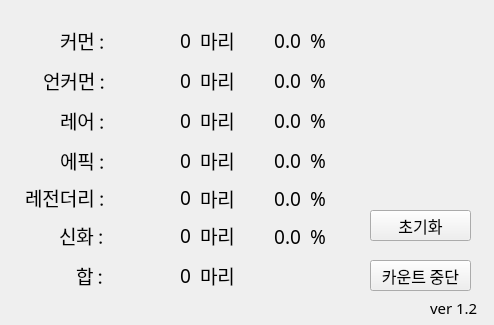
<?xml version="1.0" encoding="UTF-8"?>
<ui version="4.0">
 <class>Form</class>
 <widget class="QWidget" name="Form">
  <property name="geometry">
   <rect>
    <x>0</x>
    <y>0</y>
    <width>494</width>
    <height>325</height>
   </rect>
  </property>
  <property name="windowTitle">
   <string>ECMC 물고기카운터</string>
  </property>
  <widget class="QLabel" name="label">
   <property name="geometry">
    <rect>
     <x>60</x>
     <y>25</y>
     <width>51</width>
     <height>31</height>
    </rect>
   </property>
   <property name="font">
    <font>
     <family>나눔스퀘어</family>
     <pointsize>14</pointsize>
    </font>
   </property>
   <property name="text">
    <string>커먼 :</string>
   </property>
  </widget>
  <widget class="QLabel" name="label_2">
   <property name="geometry">
    <rect>
     <x>43</x>
     <y>65</y>
     <width>61</width>
     <height>31</height>
    </rect>
   </property>
   <property name="font">
    <font>
     <family>나눔스퀘어</family>
     <pointsize>14</pointsize>
    </font>
   </property>
   <property name="text">
    <string>언커먼 :</string>
   </property>
  </widget>
  <widget class="QLabel" name="label_3">
   <property name="geometry">
    <rect>
     <x>60</x>
     <y>105</y>
     <width>51</width>
     <height>31</height>
    </rect>
   </property>
   <property name="font">
    <font>
     <family>나눔스퀘어</family>
     <pointsize>14</pointsize>
    </font>
   </property>
   <property name="text">
    <string>레어 :</string>
   </property>
  </widget>
  <widget class="QLabel" name="label_4">
   <property name="geometry">
    <rect>
     <x>60</x>
     <y>145</y>
     <width>51</width>
     <height>31</height>
    </rect>
   </property>
   <property name="font">
    <font>
     <family>나눔스퀘어</family>
     <pointsize>14</pointsize>
    </font>
   </property>
   <property name="text">
    <string>에픽 :</string>
   </property>
  </widget>
  <widget class="QLabel" name="label_5">
   <property name="geometry">
    <rect>
     <x>25</x>
     <y>185</y>
     <width>87</width>
     <height>25</height>
    </rect>
   </property>
   <property name="font">
    <font>
     <family>나눔스퀘어</family>
     <pointsize>14</pointsize>
    </font>
   </property>
   <property name="text">
    <string>레전더리 :</string>
   </property>
  </widget>
  <widget class="QLabel" name="label_6">
   <property name="geometry">
    <rect>
     <x>59</x>
     <y>220</y>
     <width>51</width>
     <height>31</height>
    </rect>
   </property>
   <property name="font">
    <font>
     <family>나눔스퀘어</family>
     <pointsize>14</pointsize>
    </font>
   </property>
   <property name="text">
    <string>신화 :</string>
   </property>
  </widget>
  <widget class="QLabel" name="label_7">
   <property name="geometry">
    <rect>
     <x>200</x>
     <y>25</y>
     <width>51</width>
     <height>31</height>
    </rect>
   </property>
   <property name="font">
    <font>
     <family>나눔스퀘어</family>
     <pointsize>14</pointsize>
    </font>
   </property>
   <property name="text">
    <string>마리</string>
   </property>
  </widget>
  <widget class="QLabel" name="label_8">
   <property name="geometry">
    <rect>
     <x>200</x>
     <y>65</y>
     <width>51</width>
     <height>31</height>
    </rect>
   </property>
   <property name="font">
    <font>
     <family>나눔스퀘어</family>
     <pointsize>14</pointsize>
    </font>
   </property>
   <property name="text">
    <string>마리</string>
   </property>
  </widget>
  <widget class="QLabel" name="label_9">
   <property name="geometry">
    <rect>
     <x>200</x>
     <y>105</y>
     <width>51</width>
     <height>31</height>
    </rect>
   </property>
   <property name="font">
    <font>
     <family>나눔스퀘어</family>
     <pointsize>14</pointsize>
    </font>
   </property>
   <property name="text">
    <string>마리</string>
   </property>
  </widget>
  <widget class="QLabel" name="label_10">
   <property name="geometry">
    <rect>
     <x>200</x>
     <y>145</y>
     <width>51</width>
     <height>31</height>
    </rect>
   </property>
   <property name="font">
    <font>
     <family>나눔스퀘어</family>
     <pointsize>14</pointsize>
    </font>
   </property>
   <property name="text">
    <string>마리</string>
   </property>
  </widget>
  <widget class="QLabel" name="label_11">
   <property name="geometry">
    <rect>
     <x>200</x>
     <y>183</y>
     <width>51</width>
     <height>31</height>
    </rect>
   </property>
   <property name="font">
    <font>
     <family>나눔스퀘어</family>
     <pointsize>14</pointsize>
    </font>
   </property>
   <property name="text">
    <string>마리</string>
   </property>
  </widget>
  <widget class="QLabel" name="label_12">
   <property name="geometry">
    <rect>
     <x>200</x>
     <y>220</y>
     <width>51</width>
     <height>31</height>
    </rect>
   </property>
   <property name="font">
    <font>
     <family>나눔스퀘어</family>
     <pointsize>14</pointsize>
    </font>
   </property>
   <property name="text">
    <string>마리</string>
   </property>
  </widget>
  <widget class="QLabel" name="label_13">
   <property name="geometry">
    <rect>
     <x>76</x>
     <y>260</y>
     <width>51</width>
     <height>31</height>
    </rect>
   </property>
   <property name="font">
    <font>
     <family>나눔스퀘어</family>
     <pointsize>14</pointsize>
    </font>
   </property>
   <property name="text">
    <string>합 :</string>
   </property>
  </widget>
  <widget class="QLabel" name="label_14">
   <property name="geometry">
    <rect>
     <x>200</x>
     <y>260</y>
     <width>51</width>
     <height>31</height>
    </rect>
   </property>
   <property name="font">
    <font>
     <family>나눔스퀘어</family>
     <pointsize>14</pointsize>
    </font>
   </property>
   <property name="text">
    <string>마리</string>
   </property>
  </widget>
  <widget class="QLabel" name="sum">
   <property name="geometry">
    <rect>
     <x>110</x>
     <y>260</y>
     <width>81</width>
     <height>31</height>
    </rect>
   </property>
   <property name="font">
    <font>
     <family>나눔스퀘어</family>
     <pointsize>14</pointsize>
    </font>
   </property>
   <property name="text">
    <string>0</string>
   </property>
   <property name="alignment">
    <set>Qt::AlignRight|Qt::AlignTrailing|Qt::AlignVCenter</set>
   </property>
  </widget>
  <widget class="QLabel" name="common">
   <property name="geometry">
    <rect>
     <x>110</x>
     <y>25</y>
     <width>81</width>
     <height>31</height>
    </rect>
   </property>
   <property name="font">
    <font>
     <family>나눔스퀘어</family>
     <pointsize>14</pointsize>
    </font>
   </property>
   <property name="text">
    <string>0</string>
   </property>
   <property name="alignment">
    <set>Qt::AlignRight|Qt::AlignTrailing|Qt::AlignVCenter</set>
   </property>
  </widget>
  <widget class="QLabel" name="myth">
   <property name="geometry">
    <rect>
     <x>110</x>
     <y>220</y>
     <width>81</width>
     <height>31</height>
    </rect>
   </property>
   <property name="font">
    <font>
     <family>나눔스퀘어</family>
     <pointsize>14</pointsize>
    </font>
   </property>
   <property name="text">
    <string>0</string>
   </property>
   <property name="alignment">
    <set>Qt::AlignRight|Qt::AlignTrailing|Qt::AlignVCenter</set>
   </property>
  </widget>
  <widget class="QLabel" name="uncommon">
   <property name="geometry">
    <rect>
     <x>110</x>
     <y>65</y>
     <width>81</width>
     <height>31</height>
    </rect>
   </property>
   <property name="font">
    <font>
     <family>나눔스퀘어</family>
     <pointsize>14</pointsize>
    </font>
   </property>
   <property name="text">
    <string>0</string>
   </property>
   <property name="alignment">
    <set>Qt::AlignRight|Qt::AlignTrailing|Qt::AlignVCenter</set>
   </property>
  </widget>
  <widget class="QLabel" name="rare">
   <property name="geometry">
    <rect>
     <x>110</x>
     <y>105</y>
     <width>81</width>
     <height>31</height>
    </rect>
   </property>
   <property name="font">
    <font>
     <family>나눔스퀘어</family>
     <pointsize>14</pointsize>
    </font>
   </property>
   <property name="text">
    <string>0</string>
   </property>
   <property name="alignment">
    <set>Qt::AlignRight|Qt::AlignTrailing|Qt::AlignVCenter</set>
   </property>
  </widget>
  <widget class="QLabel" name="epic">
   <property name="geometry">
    <rect>
     <x>110</x>
     <y>145</y>
     <width>81</width>
     <height>31</height>
    </rect>
   </property>
   <property name="font">
    <font>
     <family>나눔스퀘어</family>
     <pointsize>14</pointsize>
    </font>
   </property>
   <property name="text">
    <string>0</string>
   </property>
   <property name="alignment">
    <set>Qt::AlignRight|Qt::AlignTrailing|Qt::AlignVCenter</set>
   </property>
  </widget>
  <widget class="QLabel" name="legendary">
   <property name="geometry">
    <rect>
     <x>110</x>
     <y>182</y>
     <width>81</width>
     <height>31</height>
    </rect>
   </property>
   <property name="font">
    <font>
     <family>나눔스퀘어</family>
     <pointsize>14</pointsize>
    </font>
   </property>
   <property name="text">
    <string>0</string>
   </property>
   <property name="alignment">
    <set>Qt::AlignRight|Qt::AlignTrailing|Qt::AlignVCenter</set>
   </property>
  </widget>
  <widget class="QLabel" name="label_16">
   <property name="geometry">
    <rect>
     <x>310</x>
     <y>25</y>
     <width>51</width>
     <height>31</height>
    </rect>
   </property>
   <property name="font">
    <font>
     <family>나눔스퀘어</family>
     <pointsize>14</pointsize>
    </font>
   </property>
   <property name="text">
    <string>%</string>
   </property>
  </widget>
  <widget class="QLabel" name="label_17">
   <property name="geometry">
    <rect>
     <x>310</x>
     <y>221</y>
     <width>51</width>
     <height>31</height>
    </rect>
   </property>
   <property name="font">
    <font>
     <family>나눔스퀘어</family>
     <pointsize>14</pointsize>
    </font>
   </property>
   <property name="text">
    <string>%</string>
   </property>
  </widget>
  <widget class="QLabel" name="label_18">
   <property name="geometry">
    <rect>
     <x>310</x>
     <y>65</y>
     <width>51</width>
     <height>31</height>
    </rect>
   </property>
   <property name="font">
    <font>
     <family>나눔스퀘어</family>
     <pointsize>14</pointsize>
    </font>
   </property>
   <property name="text">
    <string>%</string>
   </property>
  </widget>
  <widget class="QLabel" name="label_19">
   <property name="geometry">
    <rect>
     <x>310</x>
     <y>105</y>
     <width>51</width>
     <height>31</height>
    </rect>
   </property>
   <property name="font">
    <font>
     <family>나눔스퀘어</family>
     <pointsize>14</pointsize>
    </font>
   </property>
   <property name="text">
    <string>%</string>
   </property>
  </widget>
  <widget class="QLabel" name="label_20">
   <property name="geometry">
    <rect>
     <x>310</x>
     <y>145</y>
     <width>51</width>
     <height>31</height>
    </rect>
   </property>
   <property name="font">
    <font>
     <family>나눔스퀘어</family>
     <pointsize>14</pointsize>
    </font>
   </property>
   <property name="text">
    <string>%</string>
   </property>
  </widget>
  <widget class="QLabel" name="label_21">
   <property name="geometry">
    <rect>
     <x>310</x>
     <y>183</y>
     <width>51</width>
     <height>31</height>
    </rect>
   </property>
   <property name="font">
    <font>
     <family>나눔스퀘어</family>
     <pointsize>14</pointsize>
    </font>
   </property>
   <property name="text">
    <string>%</string>
   </property>
  </widget>
  <widget class="QLabel" name="legendary_percent">
   <property name="geometry">
    <rect>
     <x>240</x>
     <y>183</y>
     <width>61</width>
     <height>31</height>
    </rect>
   </property>
   <property name="font">
    <font>
     <family>나눔스퀘어</family>
     <pointsize>14</pointsize>
    </font>
   </property>
   <property name="text">
    <string>0.0</string>
   </property>
   <property name="alignment">
    <set>Qt::AlignRight|Qt::AlignTrailing|Qt::AlignVCenter</set>
   </property>
  </widget>
  <widget class="QLabel" name="epic_percent">
   <property name="geometry">
    <rect>
     <x>240</x>
     <y>145</y>
     <width>61</width>
     <height>31</height>
    </rect>
   </property>
   <property name="font">
    <font>
     <family>나눔스퀘어</family>
     <pointsize>14</pointsize>
    </font>
   </property>
   <property name="text">
    <string>0.0</string>
   </property>
   <property name="alignment">
    <set>Qt::AlignRight|Qt::AlignTrailing|Qt::AlignVCenter</set>
   </property>
  </widget>
  <widget class="QLabel" name="common_percent">
   <property name="geometry">
    <rect>
     <x>240</x>
     <y>25</y>
     <width>61</width>
     <height>31</height>
    </rect>
   </property>
   <property name="font">
    <font>
     <family>나눔스퀘어</family>
     <pointsize>14</pointsize>
    </font>
   </property>
   <property name="text">
    <string>0.0</string>
   </property>
   <property name="alignment">
    <set>Qt::AlignRight|Qt::AlignTrailing|Qt::AlignVCenter</set>
   </property>
  </widget>
  <widget class="QLabel" name="rare_percent">
   <property name="geometry">
    <rect>
     <x>240</x>
     <y>105</y>
     <width>61</width>
     <height>31</height>
    </rect>
   </property>
   <property name="font">
    <font>
     <family>나눔스퀘어</family>
     <pointsize>14</pointsize>
    </font>
   </property>
   <property name="text">
    <string>0.0</string>
   </property>
   <property name="alignment">
    <set>Qt::AlignRight|Qt::AlignTrailing|Qt::AlignVCenter</set>
   </property>
  </widget>
  <widget class="QLabel" name="myth_percent">
   <property name="geometry">
    <rect>
     <x>240</x>
     <y>221</y>
     <width>61</width>
     <height>31</height>
    </rect>
   </property>
   <property name="font">
    <font>
     <family>나눔스퀘어</family>
     <pointsize>14</pointsize>
    </font>
   </property>
   <property name="text">
    <string>0.0</string>
   </property>
   <property name="alignment">
    <set>Qt::AlignRight|Qt::AlignTrailing|Qt::AlignVCenter</set>
   </property>
  </widget>
  <widget class="QLabel" name="uncommon_percent">
   <property name="geometry">
    <rect>
     <x>240</x>
     <y>65</y>
     <width>61</width>
     <height>31</height>
    </rect>
   </property>
   <property name="font">
    <font>
     <family>나눔스퀘어</family>
     <pointsize>14</pointsize>
    </font>
   </property>
   <property name="text">
    <string>0.0</string>
   </property>
   <property name="alignment">
    <set>Qt::AlignRight|Qt::AlignTrailing|Qt::AlignVCenter</set>
   </property>
  </widget>
  <widget class="QPushButton" name="pause_btn">
   <property name="geometry">
    <rect>
     <x>370</x>
     <y>260</y>
     <width>101</width>
     <height>31</height>
    </rect>
   </property>
   <property name="font">
    <font>
     <family>나눔스퀘어</family>
     <pointsize>12</pointsize>
    </font>
   </property>
   <property name="text">
    <string>카운트 중단</string>
   </property>
  </widget>
  <widget class="QPushButton" name="reset_btn">
   <property name="geometry">
    <rect>
     <x>370</x>
     <y>210</y>
     <width>101</width>
     <height>31</height>
    </rect>
   </property>
   <property name="font">
    <font>
     <family>나눔스퀘어</family>
     <pointsize>12</pointsize>
    </font>
   </property>
   <property name="text">
    <string>초기화</string>
   </property>
  </widget>
  <widget class="QLabel" name="label_15">
   <property name="geometry">
    <rect>
     <x>430</x>
     <y>300</y>
     <width>51</width>
     <height>16</height>
    </rect>
   </property>
   <property name="font">
    <font>
     <family>나눔스퀘어</family>
     <pointsize>11</pointsize>
    </font>
   </property>
   <property name="text">
    <string>ver 1.2</string>
   </property>
  </widget>
 </widget>
 <resources/>
 <connections/>
</ui>
